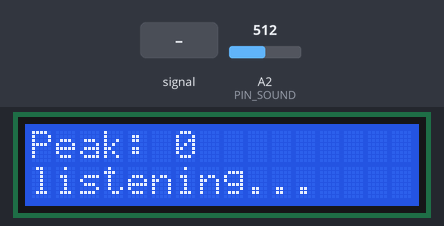
Bench run of a sketch on a simulated Arduino Uno, built with avr-gcc and run on an emulated ATmega328P. Parts: 16×2 character LCD. Inputs (shaded band) come from the test bench; at power-on: A2 (PIN_SOUND) = 512. What the sketch prints to the serial monitor is not drawn.

Above: at 2.7 s.
2.8 s: A2 (PIN_SOUND) fed a 200 Hz sine of ±81 counts around its level
At 4.3 s:
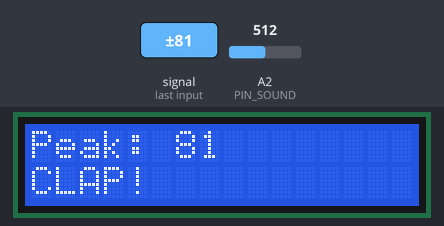
4.6 s: A2 (PIN_SOUND) set to 716
At 5.9 s:
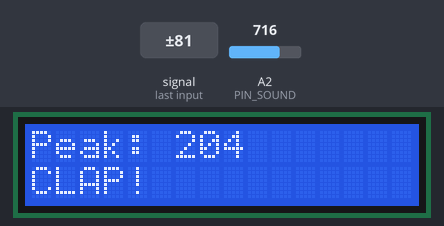
6.7 s: A2 (PIN_SOUND) fed a 1000 Hz sine of ±255 counts around its level
At 8.4 s:
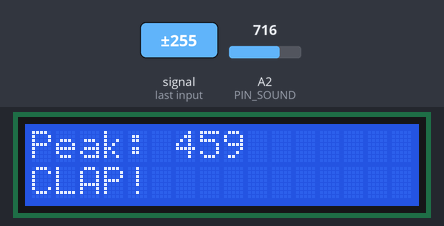
8.7 s: A2 (PIN_SOUND) set to 900
At 10.7 s:
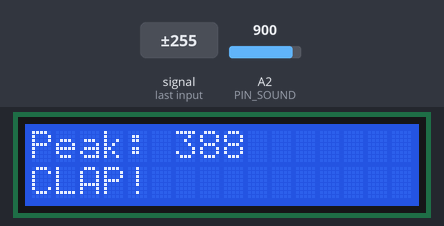
11.7 s: A2 (PIN_SOUND) set to 1010
At 13.4 s:
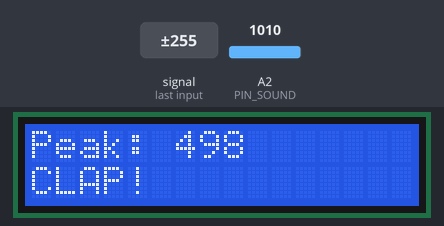
Timing chart, 0 to 14.9 s (numbered marks = the images above; inputs shaded):
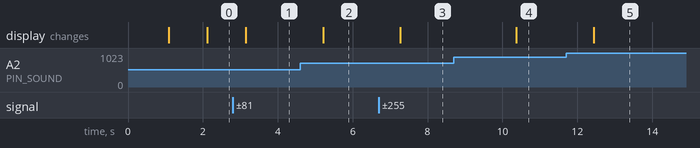

Measured:
- after the input at 2.8 s, the display: changes after 0.35 s (image 1)
- after the input at 4.6 s, the display: changes after 0.61 s (image 2)
- after the input at 6.7 s, the display: changes after 0.57 s (image 3)
- after the input at 8.7 s, the display: changes after 1.7 s (image 4)
- after the input at 11.7 s, the display: changes after 0.73 s (image 5)

The sketch:

test_sound_lcd.ino
```cpp
// Sound module + 16x2 I2C LCD test (clap detection).
// Sound AO -> A2; LCD backpack SDA -> A4, SCL -> A5, address 0x27 (hd44780 library).
// Once per second prints the peak deviation from the quiet level at 115200 baud and shows it
// on the LCD; a peak above CLAP_LEVEL shows "CLAP!" for 2 s.
// Results: firmware/tests/RESULTS.md.

#include <Wire.h>
#include <hd44780.h>
#include <hd44780ioClass/hd44780_I2Cexp.h>

const uint8_t PIN_SOUND = A2;
const int CLAP_LEVEL = 40;

hd44780_I2Cexp lcd(0x27);
long baseline = 0;
unsigned long clapUntil = 0;

void setup() {
  Serial.begin(115200);
  if (lcd.begin(16, 2) != 0) Serial.println(F("# LCD not found at 0x27"));
  lcd.print(F("Sound test"));
  lcd.setCursor(0, 1);
  lcd.print(F("Keep quiet..."));
  // 1 s quiet calibration: the average level is the baseline.
  long sum = 0, n = 0;
  unsigned long t0 = millis();
  while (millis() - t0 < 1000) {
    sum += analogRead(PIN_SOUND);
    n++;
  }
  baseline = sum / n;
  Serial.print(F("# test_sound_lcd: baseline="));
  Serial.println(baseline);
  lcd.clear();
}

void loop() {
  int peak = 0;
  unsigned long t0 = millis();
  while (millis() - t0 < 1000) {          // sample for one second
    int dev = abs(analogRead(PIN_SOUND) - (int)baseline);
    if (dev > peak) peak = dev;
  }
  if (peak >= CLAP_LEVEL) clapUntil = millis() + 2000;
  Serial.print(F("sound_peak="));
  Serial.println(peak);

  lcd.setCursor(0, 0);
  lcd.print(F("Peak: "));
  lcd.print(peak);
  lcd.print(F("        "));
  lcd.setCursor(0, 1);
  lcd.print(millis() < clapUntil ? F("CLAP!           ") : F("listening...    "));
}
```
